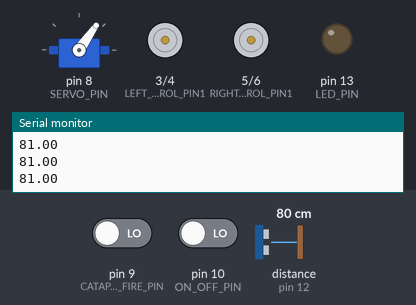
Recording of a sketch running on a simulated Arduino Uno, built with avr-gcc and run on an emulated ATmega328P. Parts: servo, motor-driver pin pairs drawn as motors (green arrow = first pin HIGH = forward, orange = second pin HIGH = backward, longer = more drive, scaled by the enable pin), output pins drawn as LEDs (lit = HIGH), the last lines printed to the serial monitor. The test bench sets the inputs (shaded band); at power-on: pin 9 (CATAPULT_FIRE_PIN) LOW, pin 10 (ON_OFF_PIN) LOW, distance to the obstacle (sensor on pin 12) 80 cm. The echo pulse lasts 58.3 µs per cm.

Above: at 1.2 s.
1.3 s: pin 9 (CATAPULT_FIRE_PIN) driven HIGH
At 3.6 s:
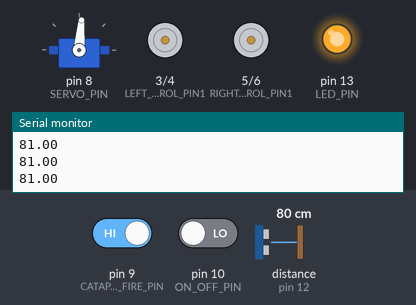
4.3 s: pin 9 (CATAPULT_FIRE_PIN) driven LOW
At 4.6 s:
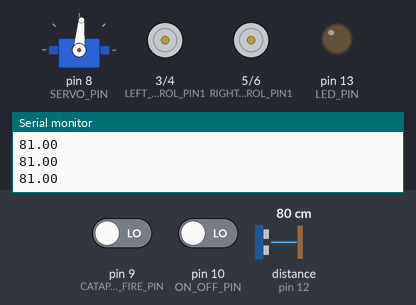
5.8 s: pin 10 (ON_OFF_PIN) driven HIGH
At 6.6 s:
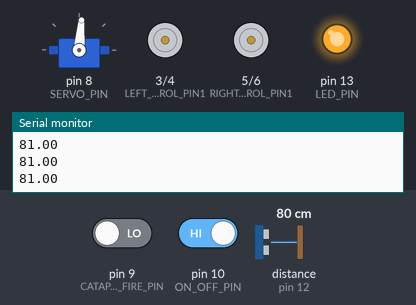
8.8 s: distance to the obstacle (sensor on pin 12) set to 17 cm
11.8 s: distance to the obstacle (sensor on pin 12) set to 14 cm
At 15.2 s:
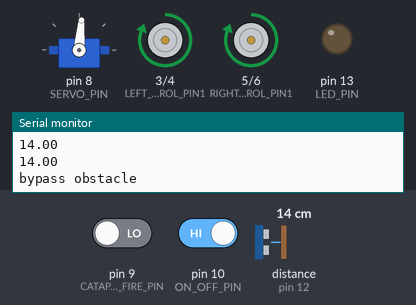
Timing chart, 0 to 35.3 s (numbered marks = the images above; inputs shaded):
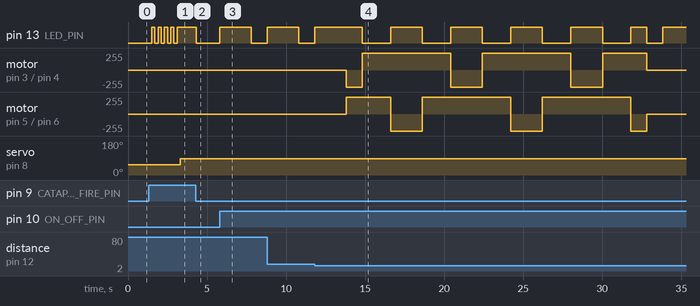

Measured:
- the behaviour switches between 16 and 15 cm on distance to the obstacle (sensor on pin 12) (found by bisection; images 3 and 4)
- after the input at 1.3 s, pin 13 (LED_PIN): alternates HIGH for 0.20 s and LOW for 0.20 s, 9 changes in all, then stays HIGH, starting after 0.21 s; servo on pin 8 (SERVO_PIN): 55° → 85° after 2.0 s
- after the input at 4.3 s, pin 13 (LED_PIN): goes on until 4.3 s, then stays LOW
- after the input at 5.8 s, pin 13 (LED_PIN): LOW → HIGH at once, → LOW 2.0 s later

The sketch:

index.ino
```cpp
// ------ CATAPULT ------
#include <Servo.h>
Servo catapultServo;
#define SERVO_PIN 8
#define CATAPULT_FIRE_PIN 9
bool catapultLocked = true;


// ------ RIGHT MOTORS ------
#define RIGHT_CONTROL_PIN1 5 // Connected to right motors
#define RIGHT_CONTROL_PIN2 6 // Connected to right motors
#define RIGHT_ENABLE_PIN 7 // Enable
#define RIGHT_MOTOR_SPEED 255 // 0 - 255
bool rightMotorEnable = true;
bool rightMotorDirection = true;

// ------ LEFT MOTORS ------
#define LEFT_CONTROL_PIN1 3 // Connected to left motors
#define LEFT_CONTROL_PIN2 4 // Connected to left motors
#define LEFT_ENABLE_PIN 2 // Enable
#define LEFT_MOTOR_SPEED 255 // 0 - 255
bool leftMotorEnable = true;
bool leftMotorDirection = true;

bool firstLeft = true;

// ------ SENSOR ------
#include "NewPing.h"
#define ECHO_PIN 12
#define TRIGGER_PIN 11
#define MAX_DISTANCE 200
float distance;
NewPing sonar(TRIGGER_PIN, ECHO_PIN, MAX_DISTANCE);

// ------ GENERAL ------
#define ON_OFF_PIN 10
#define LED_PIN 13
#define BOTTLES_NUMBER 5

bool onOffState = false;

void setup()
{
    Serial.begin(9600);

    pinMode(LEFT_CONTROL_PIN1, OUTPUT);
    pinMode(LEFT_CONTROL_PIN2, OUTPUT);
    pinMode(LEFT_ENABLE_PIN, OUTPUT);

    pinMode(RIGHT_CONTROL_PIN1, OUTPUT);
    pinMode(RIGHT_CONTROL_PIN2, OUTPUT);
    pinMode(RIGHT_ENABLE_PIN, OUTPUT);

    stopRobot();

    pinMode(LED_PIN, OUTPUT);

    pinMode(ON_OFF_PIN, INPUT);
    pinMode(CATAPULT_FIRE_PIN, INPUT);

    pinMode(SERVO_PIN, OUTPUT);
    catapultServo.attach(SERVO_PIN);
    switchCatapultState();
}

void loop()
{

    if(digitalRead(ON_OFF_PIN) == HIGH){
        onOffState = !onOffState;
        if(onOffState == true){
            // Turn on the LED
            digitalWrite(LED_PIN, HIGH);

            delay(2000);
            startRobot();

        }else{
            // Turn off the LED
            digitalWrite(LED_PIN, LOW);
            stopRobot();
            delay(1000);
        }
    }

    if(digitalRead(CATAPULT_FIRE_PIN) == HIGH){
        stopRobot();

        for (int i = 0; i < 5; i++)
        {
            digitalWrite(LED_PIN, LOW);
            delay(200);
            digitalWrite(LED_PIN, HIGH);
            delay(200);
        }

        switchCatapultState();
        delay(1000);

        digitalWrite(LED_PIN, LOW);
    }

    updateDirection();
    updateSpeed();

    updateDistance();

    if(onOffState){

        if(distance > 15.00 || distance == 0.00){
            forward();
        }else{
            for (int i = 0; i < BOTTLES_NUMBER; i++)
            {
                bypass();
            }

            stopRobot();
        }
    }
}

// Updaters
void updateDistance()
{
    distance = sonar.ping_cm();
    Serial.println(distance);
}

void updateSpeed()
{
    analogWrite(LEFT_ENABLE_PIN, leftMotorEnable ? LEFT_MOTOR_SPEED : 0);
    analogWrite(RIGHT_ENABLE_PIN, rightMotorEnable ? RIGHT_MOTOR_SPEED : 0);
}

void updateDirection()
{
    changeDirection(leftMotorDirection, LEFT_CONTROL_PIN1, LEFT_CONTROL_PIN2);
    changeDirection(rightMotorDirection, RIGHT_CONTROL_PIN1, RIGHT_CONTROL_PIN2);
}

// Bypass
void bypass(){
    Serial.println("bypass obstacle");
    digitalWrite(LED_PIN, HIGH);
    turn(firstLeft);
    delay(1000);
    digitalWrite(LED_PIN, LOW);
    forward();
    delay(1800);
    digitalWrite(LED_PIN, HIGH);
    turn(!firstLeft);
    delay(1000);
    digitalWrite(LED_PIN, LOW);
    firstLeft = !firstLeft;
}

// Turn
void turn(bool isLeft)
{
    leftMotorDirection = isLeft ? false : true;
    rightMotorDirection = isLeft ? true : false;
    updateDirection();
}

// Move forward
void forward()
{
    leftMotorDirection = true;
    rightMotorDirection = true;
    updateDirection();
}

// Stop
void stopRobot()
{
    leftMotorEnable = false;
    rightMotorEnable = false;
    updateSpeed();
}

// Start
void startRobot()
{
    leftMotorEnable = true;
    rightMotorEnable = true;
    updateSpeed();
}

// Switch direction
void changeDirection(bool value, int pin1, int pin2)
{
    digitalWrite(pin1, value ? HIGH : LOW);
    digitalWrite(pin2, value ? LOW : HIGH);
}

void fire()
{
    // pullCatapult(); => never implemented
    switchCatapultState();
}

void switchCatapultState()
{
    catapultLocked = !catapultLocked;
    catapultServo.write(catapultLocked ? 85 : 55);
}
```
